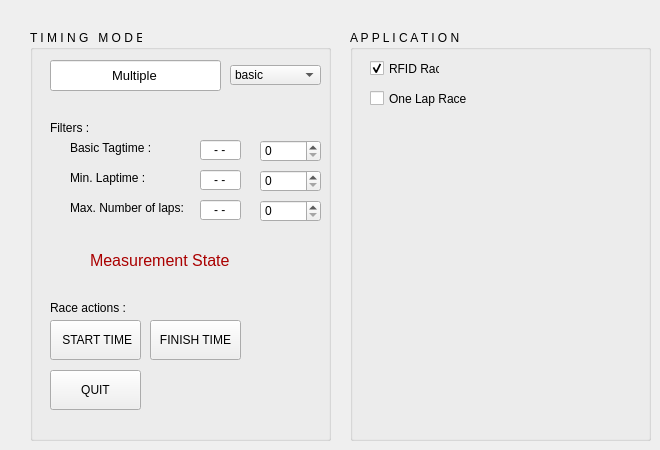
      <widget class="QWidget" name="tabTimingSettings">
       <attribute name="title">
        <string>Timing Settings</string>
       </attribute>
       <widget class="QGroupBox" name="groupTerminal_2">
        <property name="geometry">
         <rect>
          <x>30</x>
          <y>30</y>
          <width>301</width>
          <height>411</height>
         </rect>
        </property>
        <property name="autoFillBackground">
         <bool>false</bool>
        </property>
        <property name="title">
         <string>T I M I N G   M O D E</string>
        </property>
        <widget class="QComboBox" name="comboTimingMode">
         <property name="geometry">
          <rect>
           <x>200</x>
           <y>35</y>
           <width>91</width>
           <height>20</height>
          </rect>
         </property>
         <item>
          <property name="text">
           <string>basic</string>
          </property>
         </item>
         <item>
          <property name="text">
           <string>manual</string>
          </property>
         </item>
         <item>
          <property name="text">
           <string>single start</string>
          </property>
         </item>
         <item>
          <property name="text">
           <string>multiple start</string>
          </property>
         </item>
        </widget>
        <widget class="QLineEdit" name="lineTimingMode">
         <property name="geometry">
          <rect>
           <x>20</x>
           <y>30</y>
           <width>171</width>
           <height>31</height>
          </rect>
         </property>
         <property name="font">
          <font>
           <pointsize>10</pointsize>
          </font>
         </property>
         <property name="layoutDirection">
          <enum>Qt::LeftToRight</enum>
         </property>
         <property name="autoFillBackground">
          <bool>false</bool>
         </property>
         <property name="styleSheet">
          <string notr="true"/>
         </property>
         <property name="text">
          <string>Multiple</string>
         </property>
         <property name="alignment">
          <set>Qt::AlignCenter</set>
         </property>
         <property name="readOnly">
          <bool>true</bool>
         </property>
        </widget>
        <widget class="QSpinBox" name="spinTagtime">
         <property name="geometry">
          <rect>
           <x>230</x>
           <y>110</y>
           <width>61</width>
           <height>22</height>
          </rect>
         </property>
         <property name="maximum">
          <number>255</number>
         </property>
        </widget>
        <widget class="QLineEdit" name="lineFilterTagtime">
         <property name="geometry">
          <rect>
           <x>170</x>
           <y>110</y>
           <width>41</width>
           <height>20</height>
          </rect>
         </property>
         <property name="layoutDirection">
          <enum>Qt::LeftToRight</enum>
         </property>
         <property name="autoFillBackground">
          <bool>false</bool>
         </property>
         <property name="styleSheet">
          <string notr="true"/>
         </property>
         <property name="text">
          <string>- -</string>
         </property>
         <property name="alignment">
          <set>Qt::AlignCenter</set>
         </property>
         <property name="readOnly">
          <bool>true</bool>
         </property>
        </widget>
        <widget class="QLabel" name="label_13">
         <property name="geometry">
          <rect>
           <x>40</x>
           <y>110</y>
           <width>91</width>
           <height>16</height>
          </rect>
         </property>
         <property name="font">
          <font>
           <pointsize>9</pointsize>
          </font>
         </property>
         <property name="text">
          <string>Basic Tagtime :</string>
         </property>
        </widget>
        <widget class="QLineEdit" name="lineFilterMinlaptime">
         <property name="geometry">
          <rect>
           <x>170</x>
           <y>140</y>
           <width>41</width>
           <height>20</height>
          </rect>
         </property>
         <property name="layoutDirection">
          <enum>Qt::LeftToRight</enum>
         </property>
         <property name="autoFillBackground">
          <bool>false</bool>
         </property>
         <property name="styleSheet">
          <string notr="true"/>
         </property>
         <property name="text">
          <string>- -</string>
         </property>
         <property name="alignment">
          <set>Qt::AlignCenter</set>
         </property>
         <property name="readOnly">
          <bool>true</bool>
         </property>
        </widget>
        <widget class="QSpinBox" name="spinMinlaptime">
         <property name="geometry">
          <rect>
           <x>230</x>
           <y>140</y>
           <width>61</width>
           <height>22</height>
          </rect>
         </property>
         <property name="maximum">
          <number>255</number>
         </property>
        </widget>
        <widget class="QLabel" name="label_14">
         <property name="geometry">
          <rect>
           <x>40</x>
           <y>140</y>
           <width>91</width>
           <height>16</height>
          </rect>
         </property>
         <property name="font">
          <font>
           <pointsize>9</pointsize>
          </font>
         </property>
         <property name="text">
          <string>Min. Laptime :</string>
         </property>
        </widget>
        <widget class="QLabel" name="label_15">
         <property name="geometry">
          <rect>
           <x>40</x>
           <y>170</y>
           <width>121</width>
           <height>16</height>
          </rect>
         </property>
         <property name="font">
          <font>
           <pointsize>9</pointsize>
          </font>
         </property>
         <property name="text">
          <string>Max. Number of laps:</string>
         </property>
        </widget>
        <widget class="QLineEdit" name="lineMaxlapnumber">
         <property name="geometry">
          <rect>
           <x>170</x>
           <y>170</y>
           <width>41</width>
           <height>20</height>
          </rect>
         </property>
         <property name="layoutDirection">
          <enum>Qt::LeftToRight</enum>
         </property>
         <property name="autoFillBackground">
          <bool>false</bool>
         </property>
         <property name="styleSheet">
          <string notr="true"/>
         </property>
         <property name="text">
          <string>- -</string>
         </property>
         <property name="alignment">
          <set>Qt::AlignCenter</set>
         </property>
         <property name="readOnly">
          <bool>true</bool>
         </property>
        </widget>
        <widget class="QSpinBox" name="spinMaxlapnumber">
         <property name="geometry">
          <rect>
           <x>230</x>
           <y>170</y>
           <width>61</width>
           <height>22</height>
          </rect>
         </property>
         <property name="maximum">
          <number>255</number>
         </property>
        </widget>
        <widget class="QLabel" name="label_16">
         <property name="geometry">
          <rect>
           <x>20</x>
           <y>90</y>
           <width>91</width>
           <height>16</height>
          </rect>
         </property>
         <property name="font">
          <font>
           <pointsize>9</pointsize>
          </font>
         </property>
         <property name="text">
          <string>Filters :</string>
         </property>
        </widget>
        <widget class="QPushButton" name="pushRaceStart">
         <property name="geometry">
          <rect>
           <x>20</x>
           <y>290</y>
           <width>91</width>
           <height>40</height>
          </rect>
         </property>
         <property name="text">
          <string> START TIME</string>
         </property>
        </widget>
        <widget class="QPushButton" name="pushRaceStop">
         <property name="geometry">
          <rect>
           <x>120</x>
           <y>290</y>
           <width>91</width>
           <height>40</height>
          </rect>
         </property>
         <property name="text">
          <string>FINISH TIME</string>
         </property>
        </widget>
        <widget class="QLabel" name="labelMeasurementState">
         <property name="geometry">
          <rect>
           <x>60</x>
           <y>220</y>
           <width>171</width>
           <height>21</height>
          </rect>
         </property>
         <property name="font">
          <font>
           <pointsize>12</pointsize>
          </font>
         </property>
         <property name="styleSheet">
          <string notr="true">color:#aa0000</string>
         </property>
         <property name="text">
          <string>Measurement State</string>
         </property>
        </widget>
        <widget class="QLabel" name="label_17">
         <property name="geometry">
          <rect>
           <x>20</x>
           <y>270</y>
           <width>91</width>
           <height>16</height>
          </rect>
         </property>
         <property name="font">
          <font>
           <pointsize>9</pointsize>
          </font>
         </property>
         <property name="text">
          <string>Race actions :</string>
         </property>
        </widget>
        <widget class="QPushButton" name="pushRaceQuit">
         <property name="geometry">
          <rect>
           <x>20</x>
           <y>340</y>
           <width>91</width>
           <height>40</height>
          </rect>
         </property>
         <property name="text">
          <string>QUIT</string>
         </property>
        </widget>
       </widget>
       <widget class="QGroupBox" name="groupTerminal_5">
        <property name="geometry">
         <rect>
          <x>350</x>
          <y>30</y>
          <width>301</width>
          <height>411</height>
         </rect>
        </property>
        <property name="autoFillBackground">
         <bool>false</bool>
        </property>
        <property name="title">
         <string>A P P L I C A T I O N</string>
        </property>
        <widget class="QCheckBox" name="checkRfidRace">
         <property name="geometry">
          <rect>
           <x>20</x>
           <y>30</y>
           <width>70</width>
           <height>17</height>
          </rect>
         </property>
         <property name="text">
          <string>RFID Race</string>
         </property>
         <property name="checked">
          <bool>true</bool>
         </property>
        </widget>
        <widget class="QCheckBox" name="checkOneLapRace">
         <property name="geometry">
          <rect>
           <x>20</x>
           <y>60</y>
           <width>101</width>
           <height>17</height>
          </rect>
         </property>
         <property name="text">
          <string>One Lap Race</string>
         </property>
        </widget>
       </widget>
      </widget>
